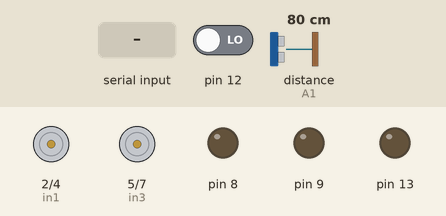
Simulated run of this sketch. Board: Arduino Uno, built with avr-gcc and run on an emulated ATmega328P. Parts: motor-driver pin pairs drawn as motors (green arrow = first pin HIGH = forward, orange = second pin HIGH = backward, longer = more drive, scaled by the enable pin), output pins drawn as LEDs (lit = HIGH). The test bench sets the inputs (shaded band); at power-on: pin 12 LOW, distance to the obstacle (sensor on A1) 80 cm.

Above: at 1.2 s.
1.3 s: "F" received over Serial
2.8 s: byte 49 ('1') received over Serial
At 4.0 s:
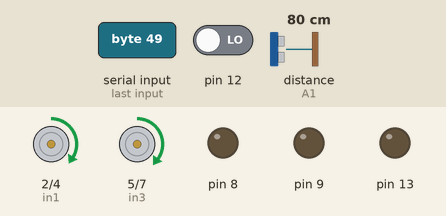
4.3 s: "B" received over Serial
At 4.6 s:
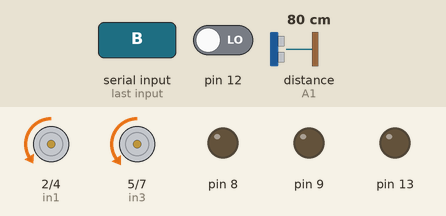
5.8 s: byte 48 ('0') received over Serial
At 6.2 s:
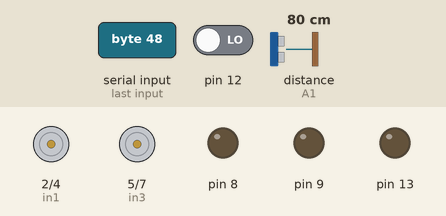
7.3 s: "L" received over Serial
8.8 s: byte 50 ('2') received over Serial
At 9.7 s:
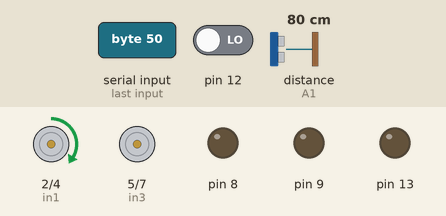
Timing chart, 0 to 11.3 s (numbered marks = the images above; inputs shaded):
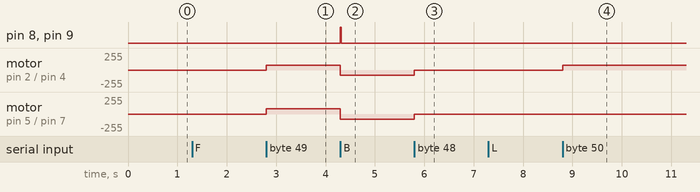

Measured:
- after the input at 2.8 s, motor on pin 2 (in1) / pin 4 (in2): stopped → forward 75/255 at once; motor on pin 5 (in3) / pin 7 (in4): stopped → forward 80/255 at once
- after the input at 4.3 s, pin 8, pin 9: LOW → HIGH at once, → LOW 0.02 s later; motor on pin 2 (in1) / pin 4 (in2): forward 75/255 → backward 75/255 at once; motor on pin 5 (in3) / pin 7 (in4): forward 80/255 → backward 80/255 at once
- after the input at 5.8 s, motor on pin 2 (in1) / pin 4 (in2): backward 75/255 → stopped at once; motor on pin 5 (in3) / pin 7 (in4): backward 80/255 → stopped at once
- after the input at 8.8 s, motor on pin 2 (in1) / pin 4 (in2): stopped → forward 75/255 at once

The sketch:

sketch_feb17c.ino
```cpp
#include <NewPing.h>
char incomingByte;

//moto 1
int enA = 3;
int in1 = 2;
int in2 = 4;
//moto 2
int enB = 6;
int in3 = 5;
int in4 = 7;

NewPing sonar(A0, A1, 20);

void setup() {
  Serial.begin(9600);
  delay(50);
  pinMode(enA, OUTPUT);
  pinMode(enB, OUTPUT);
  pinMode(in1, OUTPUT);
  pinMode(in2, OUTPUT);
  pinMode(in3, OUTPUT);
  pinMode(in4, OUTPUT);
  pinMode(9, OUTPUT);
  pinMode(12, INPUT);
  pinMode(13, OUTPUT);
  pinMode(8, OUTPUT);
}
void f(){
  if (sonar.ping_cm() >= 1 && sonar.ping_cm() <5){
    s();
    digitalWrite(8, HIGH);
    delay(200);
    digitalWrite(8, LOW);
    b();
    delay(500);
    s();
  }
  else {
  digitalWrite(in1, HIGH);
  digitalWrite(in2, LOW);
  digitalWrite(in3, HIGH);
  digitalWrite(in4, LOW);
  }}
void b(){
  digitalWrite(in1, LOW);
  digitalWrite(in2, HIGH);
  digitalWrite(in3, LOW);
  digitalWrite(in4, HIGH);
  digitalWrite(9, 255);
  digitalWrite(8, HIGH);
  delay(20);
  digitalWrite(9, 0);
  digitalWrite(8, LOW);}
void r(){
  digitalWrite(in1,HIGH );
  digitalWrite(in2, LOW);
  digitalWrite(in3, LOW);
  digitalWrite(in4, LOW);}
void l(){
  digitalWrite(in1, LOW);
  digitalWrite(in2, LOW);
  digitalWrite(in3, HIGH);
  digitalWrite(in4, LOW);}
void s(){
  digitalWrite(in1, LOW);
  digitalWrite(in2, LOW);
  digitalWrite(in3, LOW);
  digitalWrite(in4, LOW);}

void loop() {
  while(Serial.available()){
    incomingByte = Serial.read();
    if(digitalRead(12) == HIGH){
    digitalWrite(13, HIGH);
    digitalWrite(8, HIGH);
    }
    else if (incomingByte == 'F') {
    f();
    digitalWrite(8, LOW);
    digitalWrite(13, LOW);
    }
    else if (incomingByte == 'B') {
    b();
    }
    else if (incomingByte == 'S'){
    s();
    }
    else if (incomingByte == 'L'){
    r();
    }
    else if (incomingByte == 'R'){
    l();
    }
    else if (incomingByte == 'W'){
    digitalWrite(13, HIGH);
    }
    else if(incomingByte == 'w'){
    digitalWrite(13, LOW);
    }
    else if(incomingByte == 'V'){
    digitalWrite(8, HIGH);
    }
    else if(incomingByte == 'v'){
    digitalWrite(8, LOW);
    }
    else if(incomingByte == 'U'){
    digitalWrite(9, 255);
    }
    else if(incomingByte == 'u'){
    digitalWrite(9, 0);
    }
    else if(incomingByte == '0'){
    analogWrite(enA, 0);
    analogWrite(enB, 0);
    }
    else if (incomingByte == '1' || incomingByte == '2'){
    analogWrite(enA, 75);
    analogWrite(enB, 80);
    }
    else if(incomingByte == '3' || incomingByte == '4'){
    analogWrite(enA, 85);
    analogWrite(enB, 110);
    }
    else if (incomingByte == '5' || incomingByte == '6'){
    analogWrite(enA, 155);
    analogWrite(enB, 160);
    }
    else if(incomingByte == '7' || incomingByte == '8'){
    analogWrite(enA, 195);
    analogWrite(enB, 200);
    }
    else if (incomingByte == '9' || incomingByte == 'q'){
    analogWrite(enA, 255);
    analogWrite(enB, 255);
    }
  }
}
```
